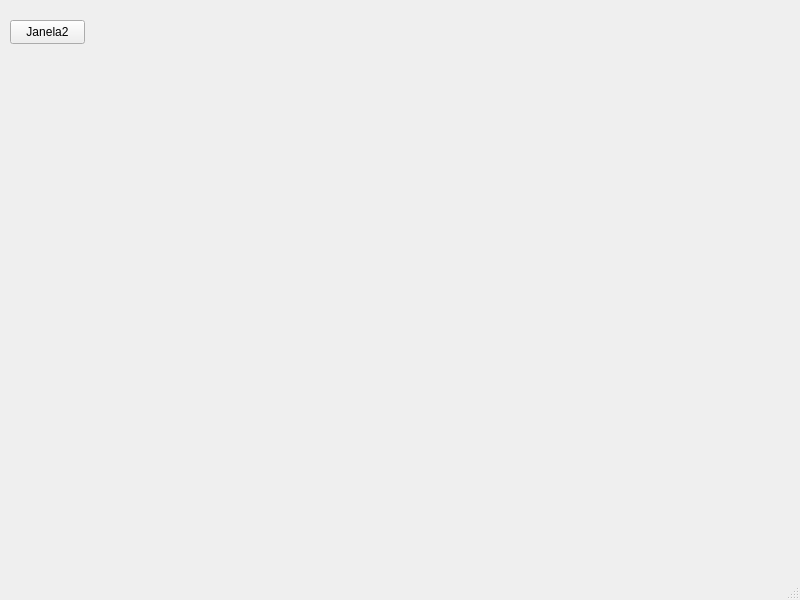
<?xml version="1.0" encoding="UTF-8"?>
<ui version="4.0">
 <class>MainWindow</class>
 <widget class="QMainWindow" name="MainWindow">
  <property name="geometry">
   <rect>
    <x>0</x>
    <y>0</y>
    <width>800</width>
    <height>600</height>
   </rect>
  </property>
  <property name="windowTitle">
   <string>MainWindow</string>
  </property>
  <widget class="QWidget" name="centralwidget">
   <widget class="QPushButton" name="pushButton">
    <property name="geometry">
     <rect>
      <x>10</x>
      <y>20</y>
      <width>75</width>
      <height>24</height>
     </rect>
    </property>
    <property name="text">
     <string>Janela2</string>
    </property>
   </widget>
  </widget>
  <widget class="QMenuBar" name="menubar">
   <property name="geometry">
    <rect>
     <x>0</x>
     <y>0</y>
     <width>800</width>
     <height>22</height>
    </rect>
   </property>
  </widget>
  <widget class="QStatusBar" name="statusbar"/>
 </widget>
 <resources/>
 <connections/>
</ui>
